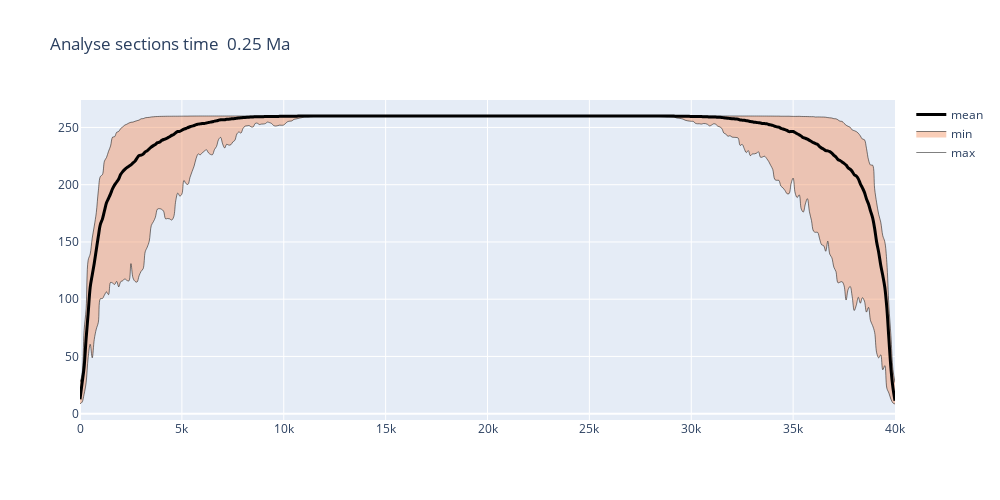
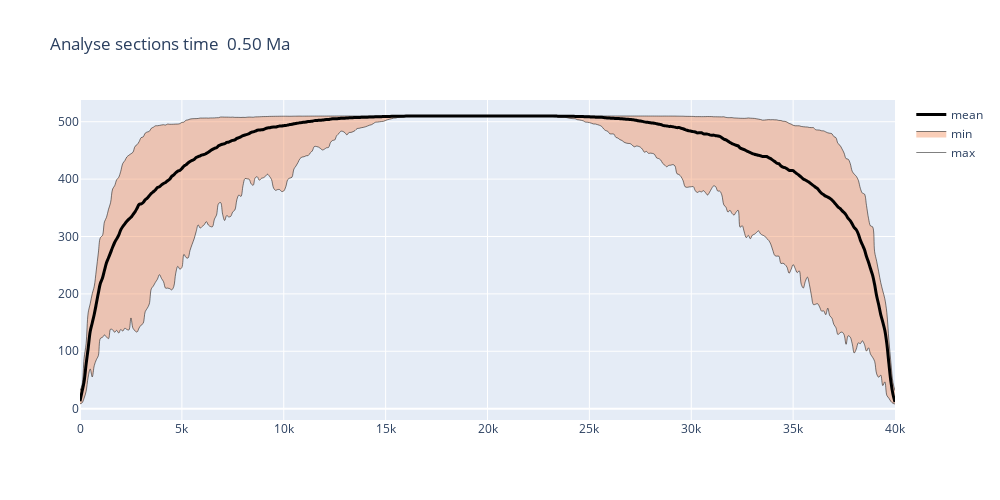
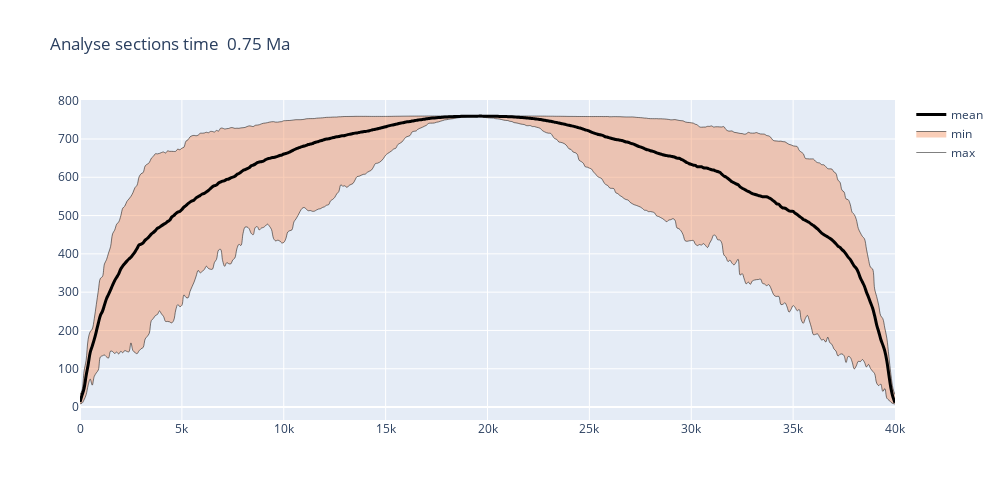
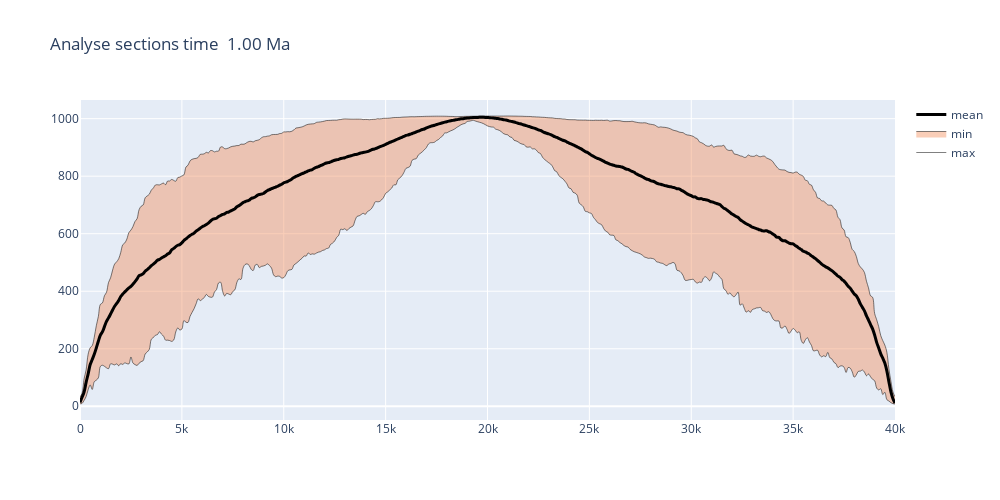

Notebook code cell kept with these figures, in order:
### Code cell
xlist = [None] * nbCS
zlist = np.zeros((nbCS,nbPts))
dx = (xmax - xmin)/(nbCS-1)

zmin = np.zeros((len(timeStp),nbPts))
zmean = np.zeros((len(timeStp),nbPts))
zmax = np.zeros((len(timeStp),nbPts))

for t in range(len(timeStp)):
    step = timeStp[t]
    morpho.loadHDF5(timestep=step)

    for i in range(0,nbCS):
        xlist[i] = xmin+i*dx
        dist, zlist[i,:] = morpho.extractSection(xo = xlist[i], yo = ymin, xm = xlist[i], ym = ymax, pts = nbPts, vData = morpho.z, 
                   view = False, width = 800, height = 400, color = 'black', linesize = 3, 
                   markersize = 1, title = 'Cross section %d'% step)
    if timeMA[t] > 15.: 
        color = 'rgba(104, 192, 98, 0.4)'
    else:
        color = 'rgba(243, 133, 79, 0.4)'
    zmin[t,:], zmean[t,:], zmax[t,:] = morpho.statProfiles(pData = zlist, pDist = dist, width = 1000, height = 500, 
                   color = color, linesize = 3, title = 'Analyse sections time %5.2f Ma' %timeMA[t])

### Figure 1 — Plotly figure (JSON) as saved in the notebook; plotly's stock layout.template omitted (floating-point values rounded to 4 significant figures; data arrays with more than 128 entries replaced by an {"elided": "..."} marker saying what was removed)
{"data": [{"line": {"color": "rgb(0, 0, 0)", "shape": "spline", "width": 0.5}, "mode": "lines", "name": "max", "type": "scatter", "x": {"elided": "401 int values"}, "y": {"elided": "401 float values"}}, {"fill": "tonexty", "fillcolor": "rgba(243, 133, 79, 0.4)", "line": {"color": "rgb(0, 0, 0)", "shape": "spline", "width": 0.5}, "mode": "lines", "name": "min", "opacity": 0.5, "type": "scatter", "x": {"elided": "401 int values"}, "y": {"elided": "401 float values"}}, {"line": {"color": "rgb(0, 0, 0)", "shape": "spline", "width": 3}, "mode": "lines", "name": "mean", "type": "scatter", "x": {"elided": "401 int values"}, "y": {"elided": "401 float values"}}], "layout": {"height": 500, "title": {"text": "Analyse sections time  0.25 Ma"}, "width": 1000}}

### Figure 2 — Plotly figure (JSON) as saved in the notebook; plotly's stock layout.template omitted (floating-point values rounded to 4 significant figures; data arrays with more than 128 entries replaced by an {"elided": "..."} marker saying what was removed)
{"data": [{"line": {"color": "rgb(0, 0, 0)", "shape": "spline", "width": 0.5}, "mode": "lines", "name": "max", "type": "scatter", "x": {"elided": "401 int values"}, "y": {"elided": "401 float values"}}, {"fill": "tonexty", "fillcolor": "rgba(243, 133, 79, 0.4)", "line": {"color": "rgb(0, 0, 0)", "shape": "spline", "width": 0.5}, "mode": "lines", "name": "min", "opacity": 0.5, "type": "scatter", "x": {"elided": "401 int values"}, "y": {"elided": "401 float values"}}, {"line": {"color": "rgb(0, 0, 0)", "shape": "spline", "width": 3}, "mode": "lines", "name": "mean", "type": "scatter", "x": {"elided": "401 int values"}, "y": {"elided": "401 float values"}}], "layout": {"height": 500, "title": {"text": "Analyse sections time  0.50 Ma"}, "width": 1000}}

### Figure 3 — Plotly figure (JSON) as saved in the notebook; plotly's stock layout.template omitted (floating-point values rounded to 4 significant figures; data arrays with more than 128 entries replaced by an {"elided": "..."} marker saying what was removed)
{"data": [{"line": {"color": "rgb(0, 0, 0)", "shape": "spline", "width": 0.5}, "mode": "lines", "name": "max", "type": "scatter", "x": {"elided": "401 int values"}, "y": {"elided": "401 float values"}}, {"fill": "tonexty", "fillcolor": "rgba(243, 133, 79, 0.4)", "line": {"color": "rgb(0, 0, 0)", "shape": "spline", "width": 0.5}, "mode": "lines", "name": "min", "opacity": 0.5, "type": "scatter", "x": {"elided": "401 int values"}, "y": {"elided": "401 float values"}}, {"line": {"color": "rgb(0, 0, 0)", "shape": "spline", "width": 3}, "mode": "lines", "name": "mean", "type": "scatter", "x": {"elided": "401 int values"}, "y": {"elided": "401 float values"}}], "layout": {"height": 500, "title": {"text": "Analyse sections time  0.75 Ma"}, "width": 1000}}

### Figure 4 — Plotly figure (JSON) as saved in the notebook; plotly's stock layout.template omitted (floating-point values rounded to 4 significant figures; data arrays with more than 128 entries replaced by an {"elided": "..."} marker saying what was removed)
{"data": [{"line": {"color": "rgb(0, 0, 0)", "shape": "spline", "width": 0.5}, "mode": "lines", "name": "max", "type": "scatter", "x": {"elided": "401 int values"}, "y": {"elided": "401 float values"}}, {"fill": "tonexty", "fillcolor": "rgba(243, 133, 79, 0.4)", "line": {"color": "rgb(0, 0, 0)", "shape": "spline", "width": 0.5}, "mode": "lines", "name": "min", "opacity": 0.5, "type": "scatter", "x": {"elided": "401 int values"}, "y": {"elided": "401 float values"}}, {"line": {"color": "rgb(0, 0, 0)", "shape": "spline", "width": 3}, "mode": "lines", "name": "mean", "type": "scatter", "x": {"elided": "401 int values"}, "y": {"elided": "401 float values"}}], "layout": {"height": 500, "title": {"text": "Analyse sections time  1.00 Ma"}, "width": 1000}}
